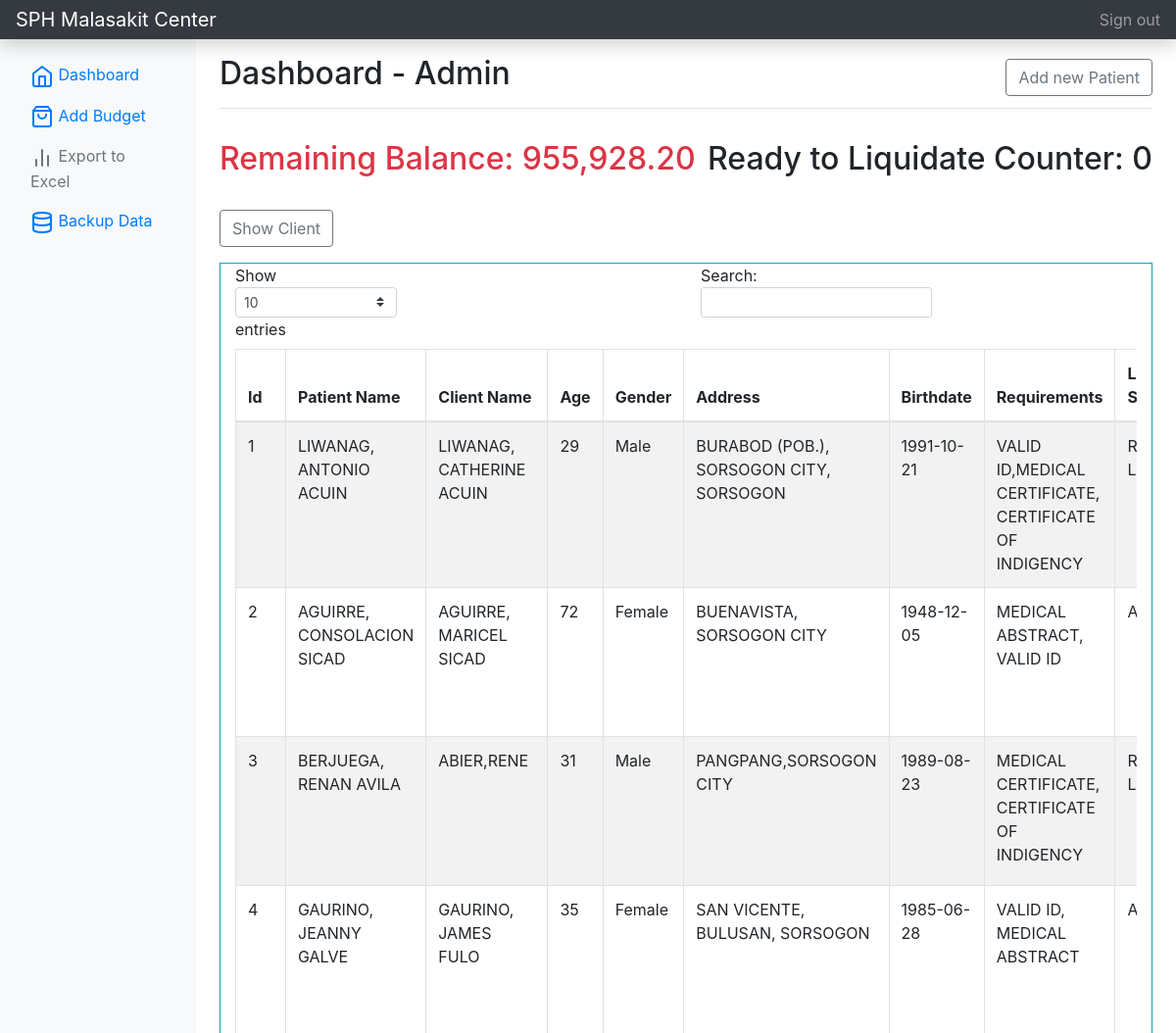
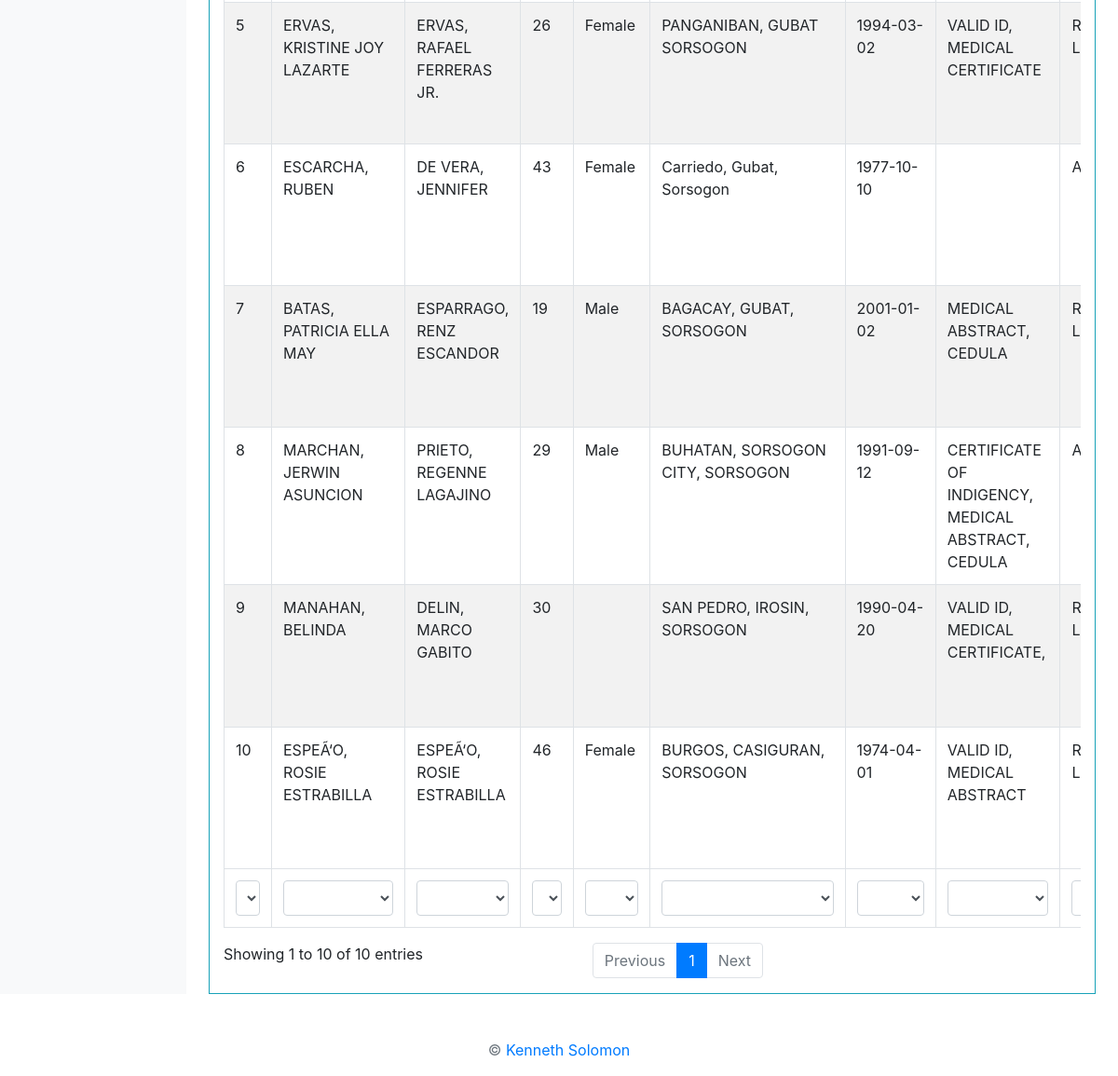
Screenshot of /home.php?id=1 (signed in) with the database file from the repository (2 pictures, top to bottom).
### tables this page shows
CREATE TABLE IF NOT EXISTS `budget` (
  `id` int(12) unsigned NOT NULL AUTO_INCREMENT,
  `amount` double DEFAULT NULL,
  PRIMARY KEY (`id`)
);

CREATE TABLE IF NOT EXISTS `tbl_client` (
  `id` int(24) unsigned NOT NULL AUTO_INCREMENT,
  `fullname` varchar(255) NOT NULL,
  `fullname_client` varchar(255) NOT NULL,
  `age` int(12) NOT NULL,
  `gender` varchar(50) NOT NULL,
  `client_admission` varchar(50) DEFAULT NULL,
  `address` varchar(50) NOT NULL,
  `birthdate` varchar(50) NOT NULL,
  `requirements` varchar(255) NOT NULL,
  `patient_status` varchar(50) DEFAULT NULL,
  `accountable` varchar(50) DEFAULT NULL,
  PRIMARY KEY (`id`)
);

### home.php (the view, shortened to what this page needs)
<?php
include_once('connection.php');
if (isset($_SESSION['loggedin'])) {
?>
<!doctype html>
<html lang="en">
  <head>
<link href="./assets/css/bootstrap.min.css" rel="stylesheet">
    <link href="./assets/css/bootstrap.min2.css" rel="stylesheet">
    <link href="./assets/css/style.css" rel="stylesheet">
  </head>
  <body>
    <nav class="navbar navbar-dark sticky-top bg-dark flex-md-nowrap p-0 shadow">
      <a class="navbar-brand col-md-3 col-lg-2 mr-0 px-3" href="home.php?id=<?php echo $_GET['id'] ?>">SPH Malasakit Center</a>
      <ul class="navbar-nav px-3">
        <li class="nav-item text-nowrap">
          <a class="nav-link" href="logout.php">Sign out</a>
        </li>
      </ul>
    </nav>
<div class="container-fluid">
  <div class="row">
  <?php include 'sidebar.php';?>
    <main role="main" class="col-md-9 ml-sm-auto col-lg-10 px-md-4">
      <div class="d-flex justify-content-between flex-wrap flex-md-nowrap align-items-center pt-3 pb-2 mb-3 border-bottom">
        <h1 class="h2">Dashboard - <?php echo $_SESSION['user_fullname'] ?></h1>
        <button class="btn btn-md btn-outline-secondary" type="button" data-toggle="collapse" data-target="#newClientCollapse" aria-expanded="false" aria-controls="newClientCollapse">
            Add new Patient
        </button>
      </div>
        <div class="d-flex justify-content-between flex-wrap flex-md-nowrap align-items-center pt-3 pb-2 mb-3">
            <h1 class="h2 text-danger">
            <?php
                $sql = "SELECT * FROM budget";
                    $result = mysqli_query($conn, $sql);
                    if (mysqli_num_rows($result) > 0) {
                        while ($row = mysqli_fetch_assoc($result)) {
                          $balance = $row['amount'];
                          echo 'Remaining Balance: ' . number_format($balance, 2);
                        }
                      }
            ?>
            </h1>
            <h2>
                <?php
                    $sql = "SELECT * FROM tbl_client WHERE patient_status ='Discharged'";
                    $result = mysqli_query($conn, $sql);
                    $total_discharged = mysqli_num_rows($result) ;
                    echo 'Ready to Liquidate Counter: ' . $total_discharged;
                ?>
            </h2>
        </div>
        <input class="btn btn-md btn-outline-secondary" type="button" id="btnTable"  onclick="myFunction()">
            <div class="container-fluid mt-3" id="myDIV">
                <div class="row">
                        <div class="col-md-12 border border-info">
                            <div class="table-responsive">
                            <table id="example" class="table table-striped table-bordered" style="width:100%">
                                <thead>
                                    <tr>
                                        <th>Id</th>
                                        <th>Patient Name</th>
                                        <th>Client Name</th>
                                        <th>Age</th>
                                        <th>Gender</th>
                                        <th>Address</th>
                                        <th>Birthdate</th>
                                        <th>Requirements</th>
                                        <th>Liquidation Status</th>
                                    </tr>
                                </thead>
                                <tbody>
                                <?php
                                $sql = "SELECT * FROM tbl_client ORDER BY id desc";
                                    $result = mysqli_query($conn, $sql);
                                    if (mysqli_num_rows($result) > 0) {
                                        while ($row = mysqli_fetch_assoc($result)) {
                                            $id = $row['id'];
                                            $fullname = $row['fullname'];
                                            $age = $row['age'];
                                            $gender = $row['gender'];
                                            $address = $row['address'];
                                            $birthdate = $row['birthdate'];
                                            $requirements = $row['requirements'];
                                            $patient_status = $row['patient_status'];
                                            $beneficiary_name = $row['fullname_client'];
                                            $accountable = $row['accountable'];
                                            $sql2 = "SELECT SUM(amount) as balance FROM listofavailment WHERE client_id = $id && status != 'Complete' ";
                                                $result2 = mysqli_query($conn, $sql2);
                                                if (mysqli_num_rows($result2) > 0) {
                                                    while ($row2 = mysqli_fetch_assoc($result2)) {
                                                    $balance = $row2['balance'];
                                                    $total =  2000 - $balance;
                                                    }
                                                }
                                            echo '
                                                <tr>
                                                    <td>' . $id . '</td>
                                                    <td>' . $fullname . '</td>
                                                    <td>' . $beneficiary_name . '</td>
                                                    <td>' . $age . '</td>
                                                    <td>' . $gender . '</td>
                                                    <td>' . $address . '</td>
                                                    <td>' . $birthdate . '</td>
                                                    <td>' . $requirements . '</td>
                                                    <td>';
                                                    if($total <= 0){
                                                        echo 'Ready to Liquidate';
                                                    } else {
                                                        echo 'Active';
                                                    }
                                                    echo'
                                                    </td>
                                                    <td>' . $patient_status . '</td>
                                                    <td>' . $accountable . '</td>
                                                    <td align="center">
                                                        <a href="addAvailment.php?id='.$_GET['id'].'&client_id='.$id.'" class="btn btn-md btn-outline-secondary"><span data-feather="eye"></span> View</a>
                                                        <a href="editClient.php?id='.$_GET['id'].'&client_id='.$id.'" class="btn btn-md btn-outline-secondary"><span data-feather="send"></span> Edit</a>
                                                    </td>
                                                </tr>
                                                ';
                                        }
                                    }
                                    ?>
                                </tbody>
                                <tfoot>
                                    <tr>
                                        <th>Id</th>
                                        <th>Patient Name</th>
                                        <th>Client Name</th>
                                        <th>Age</th>
                                        <th>Gender</th>
                                        <th>Address</th>
                                        <th>Birthdate</th>
                                        <th>Requirements</th>
                                        <th>Liquidation Status</th>
                                    </tr>
                                </tfoot>
                            </table>
                        </div>
                    </div>
                </div>
            </div>
    </main>
  </div>
</div>
<p class="mt-5 mb-3 text-muted text-center">&copy; <a href="https://www.facebook.com/kennethlimsolomon/">Kenneth Solomon</a></p>
    </body>
</html>
<?php
} else {
    $url = "./index.php";
    $url = str_replace(PHP_EOL, '', $url);
    header("Location: $url");
}
?>

### rows the page displays
budget: amount "955,928.20"
tbl_client: id "10", fullname "ESPEÃ‘O, ROSIE ESTRABILLA", fullname_client "ESPEÃ‘O, ROSIE ESTRABILLA", age "46", gender "Female", address "BURGOS, CASIGURAN, SORSOGON", birthdate "1974-04-01", requirements "VALID ID, MEDICAL ABSTRACT", shows "Ready to Liquidate"
tbl_client: id "9", fullname "MANAHAN, BELINDA", fullname_client "DELIN, MARCO GABITO", age "30", address "SAN PEDRO, IROSIN, SORSOGON", birthdate "1990-04-20", requirements "VALID ID, MEDICAL CERTIFICATE,", shows "Ready to Liquidate"
tbl_client: id "8", fullname "MARCHAN, JERWIN ASUNCION", fullname_client "PRIETO, REGENNE LAGAJINO", age "29", gender "Male", address "BUHATAN, SORSOGON CITY, SORSOGON", birthdate "1991-09-12", requirements "CERTIFICATE OF INDIGENCY, MEDICAL ABSTRACT, CEDULA", shows "Active"
tbl_client: id "7", fullname "BATAS, PATRICIA ELLA MAY", fullname_client "ESPARRAGO, RENZ ESCANDOR", age "19", gender "Male", address "BAGACAY, GUBAT, SORSOGON", birthdate "2001-01-02", requirements "MEDICAL ABSTRACT, CEDULA", shows "Ready to Liquidate"
tbl_client: id "6", fullname "ESCARCHA, RUBEN", fullname_client "DE VERA, JENNIFER", age "43", gender "Female", address "Carriedo, Gubat, Sorsogon", birthdate "1977-10-10", shows "Active"
tbl_client: id "5", fullname "ERVAS, KRISTINE JOY LAZARTE", fullname_client "ERVAS, RAFAEL FERRERAS JR.", age "26", gender "Female", address "PANGANIBAN, GUBAT SORSOGON", birthdate "1994-03-02", requirements "VALID ID, MEDICAL CERTIFICATE", shows "Ready to Liquidate"
tbl_client: id "4", fullname "GAURINO, JEANNY GALVE", fullname_client "GAURINO, JAMES FULO", age "35", gender "Female", address "SAN VICENTE, BULUSAN, SORSOGON", birthdate "1985-06-28", requirements "VALID ID, MEDICAL ABSTRACT", shows "Active"
tbl_client: id "3", fullname "BERJUEGA, RENAN AVILA", fullname_client "ABIER,RENE", age "31", gender "Male", address "PANGPANG,SORSOGON CITY", birthdate "1989-08-23", requirements "MEDICAL CERTIFICATE, CERTIFICATE OF INDIGENCY", shows "Ready to Liquidate"
tbl_client: id "2", fullname "AGUIRRE, CONSOLACION SICAD", fullname_client "AGUIRRE, MARICEL SICAD", age "72", gender "Female", address "BUENAVISTA, SORSOGON CITY", birthdate "1948-12-05", requirements "MEDICAL ABSTRACT, VALID ID", shows "Active"
tbl_client: id "1", fullname "LIWANAG, ANTONIO ACUIN", fullname_client "LIWANAG, CATHERINE ACUIN", age "29", gender "Male", address "BURABOD (POB.), SORSOGON CITY, SORSOGON", birthdate "1991-10-21", requirements "VALID ID,MEDICAL CERTIFICATE, CERTIFICATE OF INDIGENCY", shows "Ready to Liquidate"

### other values shown
$_SESSION['user_fullname'] "Admin"
$total_discharged "0"
